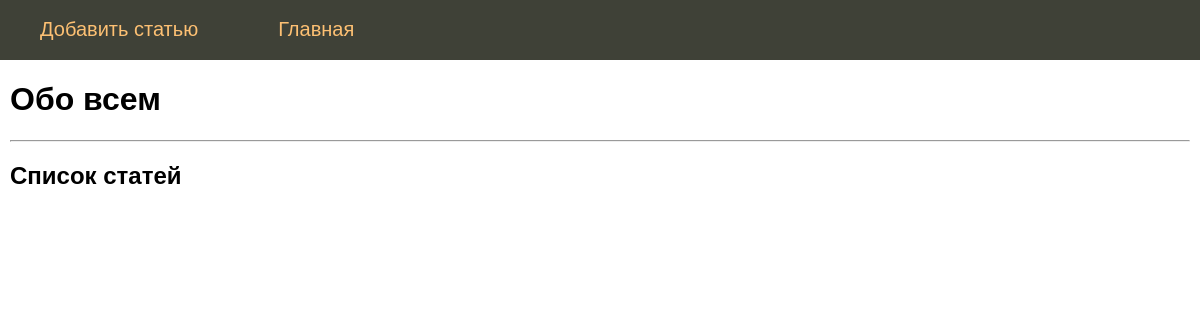
/, run on an earlier commit of the app's database.
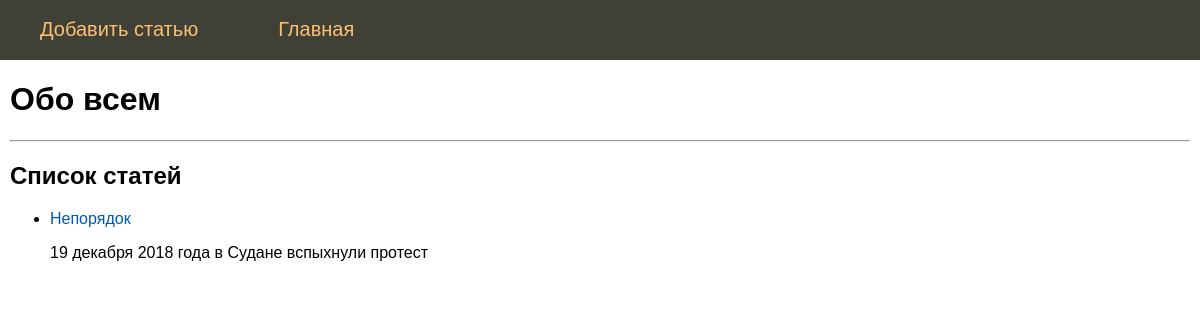
And on a later commit of the database.
### tables this page shows
CREATE TABLE mainmenu (
id integer PRIMARY KEY AUTOINCREMENT,
title text NOT NULL,
url text NOT NULL);

CREATE TABLE posts (
id integer PRIMARY KEY AUTOINCREMENT,
title text NOT NULL,
text text NOT NULL,
url text NOT NULL
);

### flsite.py (the view)
@app.route('/')
def index():
    return render_template('index.html', menu=dbase.getMenu(), posts=dbase.getPostsAnonce())

### FDataBase.py (called while the page is built)
    def getMenu(self):
        sql = 'SELECT * FROM mainmenu'
        try:
            self.__cur.execute(sql)
            res = self.__cur.fetchall()
            if res: return res
        except:
            print('did not read')
        return []

    def getPostsAnonce(self):
        try:
            self.__cur.execute(f'SELECT id, title, text, url FROM posts ORDER BY id DESC')
            res = self.__cur.fetchall()
            if res:
                return res
        except sqlite3.Error as e:
            print('Ошибка получения статьи из БД' + str(e))
        return []

### flsite.py (called while the page is built)
def connect_db():
    conn = sqlite3.connect(app.config['DATABASE'])
    conn.row_factory = sqlite3.Row
    return conn

def get_db():
    if not hasattr(g, 'link_db'):
        g.link_db = connect_db()
    return  g.link_db

@app.before_request
def before_request():
    global dbase
    db = get_db()
    dbase = FDataBase(db)

### templates/index.html
{% extends 'base.html' %}
{% block content %}
{{ super() }}
<hr>
<h2>Список статей</h2>
<ul class="list-posts">
  {% for p in posts %}
  <li>
    <p class="title"><a href="{{ url_for('showPost', alias=p.url )}}">{{p.title}}</a></p>
    <p class="announce">{{p.text[:50] | striptags }}</p>
  </li>
  {% endfor %}
</ul>
{% endblock %}

### templates/base.html (shortened to what this page needs)
<!DOCTYPE html>
<html lang="en">
<head>
    <link type="text/css" href="{{ url_for('static', filename='css/style.css')}}" rel="stylesheet">
</head>
<body>
 {% block content %}
     {% block mainmenu %}
<ul class="mainmenu">
    {% for m in menu %}
    <li><a href="{{m.url}}">{{m.title}}</a></li>
    {% endfor %}
</ul>
{% endblock mainmenu %}
 <div class="content">
{% if title -%}
<h1> {{ title }}</h1>
{% else -%}
<h1>Обо всем</h1>
{% endif %}
{% endblock %}
</div>
</body>
</html>

### static/css/style.css (style rules this page uses)
html, body { font-family:'Arial'; margin: 0; padding: 0; height: 100%; width: 100%; }
a { color: #0059b2; text-decoration: none; }
ul.mainmenu { list-style: none; background: #3F4137; margin: 0; padding: 0; height: 60px; color: #fdc073; font-size: 20px; overflow: hidden; }
ul.mainmenu li { float: left; margin: 18px 40px 40px; }
ul.mainmenu li a { color: #fdc073; text-decoration: none; }
div.content { margin: 10px; }

What changed in the data, as far as the page shows it:
added posts: title "Непорядок", text "19 декабря 2018 года в Судане вспыхнули протест"
